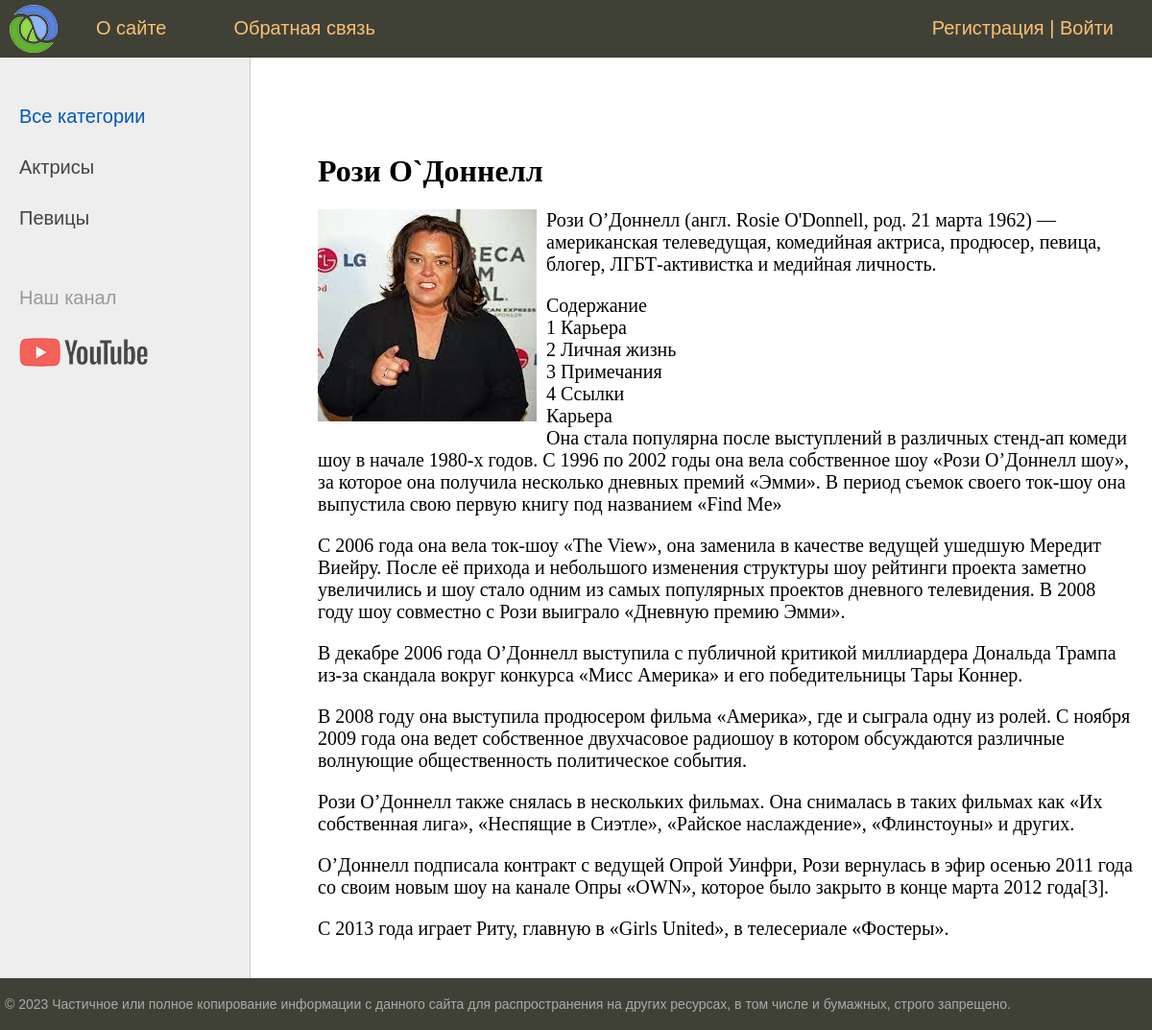
The page /post/rozi-odonnell/ on the database its author committed.
### women/models.py (models this page shows, shortened)
class Category(models.Model):
    name = models.CharField(max_length=100, db_index=True, verbose_name='Категория')
    slug = models.SlugField(max_length=255, unique=True, db_index=True, verbose_name='URL')
    def get_absolute_url(self):
        return reverse('category', kwargs={'cat_slug': self.slug})
    class Meta:
        verbose_name = 'Категория'
        verbose_name_plural = 'Категории'
        ordering = ['id']

class Women(models.Model):
    title = models.CharField(max_length=255, verbose_name="Заголовок")
    slug = models.SlugField(max_length=255, unique=True, db_index=True, verbose_name='URL')
    content = models.TextField(blank=True, verbose_name="Текст статьи")
    photo = models.ImageField(upload_to="photos/%Y/%m/%d/", verbose_name="Фото")
    time_create = models.DateTimeField(auto_now_add=True, verbose_name="Время создания")
    time_update = models.DateTimeField(auto_now=True, verbose_name="Время изменения")
    is_published = models.BooleanField(default=True, verbose_name="Публикация")
    cat = models.ForeignKey('Category', on_delete=models.PROTECT, verbose_name="Категории")
    def __str__(self):
        return self.title
    class Meta:
        verbose_name = 'Известные женщины'
        verbose_name_plural = 'Известные женщины'
        ordering = ['id']

### women/views.py (the view)
# urls.py: path('post/<slug:post_slug>/', ShowPost.as_view(), name='post'),
class ShowPost(DataMixin, DetailView):
    model = Women
    template_name = 'women/post.html'
    slug_url_kwarg = 'post_slug'
    context_object_name = 'post'
    def get_context_data(self, *, object_list=None, **kwargs):
        context = super().get_context_data(**kwargs)
        c_def = self.get_user_context(title=context['post'])
        return dict(list(context.items()) + list(c_def.items()))

### women/utils.py (called while the page is built)
    def get_user_context(self, **kwargs):
        context = kwargs
        cats = cache.get('cats')
        if not cats:
            cats = Category.objects.annotate(Count('women'))
            cache.set('cats', cats, 60)
        user_menu = menu.copy()
        if not self.request.user.is_authenticated:
            user_menu.pop(1)
        context['menu'] = user_menu
        context['cats'] = cats
        if 'cat_selected' not in context:
            context['cat_selected'] = 0
        return context

### women/templates/women/post.html
{% extends 'women/base.html' %}
{% block content %}
<h1>{{post.title}}</h1>
{% if post.photo %}
<p><img class="img-article-left" src="{{post.photo.url}}"></p>
{% endif %}
{{post.content|linebreaks}}
{% endblock %}

### women/templates/women/base.html (shortened to what this page needs)
{% load static %}
{% load women_tags %}
<!DOCTYPE html>
<html>
<head>
	<link type="text/css" href="{% static 'women/css/styles.css' %}" rel="stylesheet" />
</head>
<body>
<table class="table-page" border=0 cellpadding="0" cellspacing="0">
<tr><td valign=top>
{% block mainmenu %}
		<div class="header">
			<ul id="mainmenu" class="mainmenu">
			<li class="logo"><a href="{% url 'Home' %}"><div class="logo"></div></a></li>
{% for m in menu %}
			<li><a href="{% url m.url_name %}">{{m.title}}</a></li>
{% endfor %}
				{% if request.user.is_authenticated %}
				<li class="last">{{user.username}} | <a href="{% url 'logout' %}">Выйти</a></li>
				{% else %}
				<li class="last"><a href="{% url 'register' %}">Регистрация</a> | <a href="{% url 'login' %}">Войти</a></li>
				{% endif %}
			</ul>
		</div>
{% endblock mainmenu %}
<table class="table-content" border=0 cellpadding="0" cellspacing="0">
<tr>
	<td valign="top" class="left-chapters">
	<ul id="leftchapters">
{% if cat_selected == 0 %}
		<li class="selected">Все категории</li>
{% else %}
		<li><a href="{% url 'Home' %}">Все категории</a> </li>
{% endif %}
{% for c in cats %}
{% if c.women__count > 0 %}
		{% if c.pk == cat_selected %}
			<li class="selected">{{c.name}}</li>
		{% else %}
			<li><a href="{{ c.get_absolute_url }}">{{c.name}}</a> </li>
		{% endif %}
{% endif %}
{% endfor %}
		<li class="share">
		<p>Наш канал</p>
		<a class="share-yt" href="https://www.youtube.com/channel/UCFyFLn3lY-aBJPpfUy5GzrA" target="_blank" rel="nofollow"></a>
		</li>
	</ul>
</td>
<td valign="top" class="content">
	<div class="content-text">
{% block content %}
{% endblock %}
	</div>
</td></tr></table>
</td></tr>
<tr><td valign=top>
	<div id="footer">
		<p>&copy; 2023 Частичное или полное копирование информации с данного сайта для распространения на других ресурсах, в том числе и бумажных, строго запрещено.</p>
	</div>
</td></tr></table>
</body>
</html>

### women/static/women/css/styles.css (style rules this page uses)
html, body { font-family: 'Arial'; margin: 0; padding: 0; height: 100%; width: 100%; color: #444; }
a { color: #0059b2; text-decoration: none; }
img { max-width: 600px; height: auto; }
img.img-article-left { max-width: 300px; height: auto; float: left; padding: 0 10px 10px 0; }
.table-page { width: 100%; height: 100%; vertical-align: top; }
.table-page tr { height: 100%; }
.header { background: #3F4137; height: 60px; }
.logo { background: url('../images/logo.png') no-repeat 10px 5px; width: 70px; height: 60px; }
ul.mainmenu { list-style: none; margin: 0; padding: 0; height: 60px; color: #fdc073; font-size: 20px; overflow: hidden; }
ul.mainmenu li { float: left; margin: 18px 40px 0 30px; }
ul.mainmenu li.logo { margin: 0; }
ul.mainmenu li.last { float: right; }
ul.mainmenu li a { color: #fdc073; text-decoration: none; }
.table-content { width: 100%; min-height: 100%; height: 100%; }
.left-chapters { margin: 0; background: #eee; border-right: 1px solid #ccc; min-height: 100%; }
.left-chapters ul { width: 230px; min-height: 100%; margin: 0; padding: 20px 10px 10px 20px; list-style: none; font-size: 20px; }
.left-chapters ul li { margin: 30px 0 0 0; color: #999; }
.left-chapters ul li.selected { color: #0059b2; }
.left-chapters ul li a { color: #444; text-decoration: none; }
.left-chapters ul li.share { margin: 60px 0 0 0; }
.left-chapters ul li.share p { margin: 30px 0 30px 0; }
.left-chapters ul li.share a { display: inline-block; width: 40px; height: 40px; margin: 0 20px 0 0; }
.left-chapters ul li.share a.share-yt { width: 100%; height: 30px; background: url('../images/share_yt.png') no-repeat 0 0 }
.content { padding: 40px 20px 20px 40px; width: 100%; box-sizing: border-box; }
.content-text { margin: 60px 0 0 30px; color: #000; font-size: 20px; font-family: Yandex Sans Display Light; }
.content-text h1 { font-size: 32px; }
#footer { box-sizing: border-box; background: #3F4137; padding: 5px; color: #aaa; font-size: 14px; font-family: Verdana, Geneva, Arial, Helvetica; text-align: left; overflow: hidden; }

### rows shown on the page
Category: name "Актрисы"
Category: name "Певицы"
Women: title "Рози О`Доннелл", photo (picture), content "Рози О’Доннелл (англ. Rosie O'Donnell, род. 21 марта 1962) — американская телеведущая, комедийная актриса, продюсер, певица, блогер, ЛГБТ-активистка и медийная личность. Содержание 1 Карьера 2 Личная жизнь 3 Примечания 4 Ссылки Карьера Она стала популярна после выступлений в различных стенд-ап комеди шоу в начале 1980-х годов. С 1996 по 2002 годы она вела собственное шоу «Рози О’Доннелл шоу», за которое она получила несколько дневных премий «Эмми». В период съемок своего ток-шоу она выпустила свою первую книгу под названием «Find Me» С 2006 года она вела ток-шоу «The View», она заменила в качестве ведущей ушедшую Мередит Виейру. После её прихода и небольшого изменения структуры шоу рейтинги…"

### other values the page prints
{{ m.title }} "О сайте" "Обратная связь"
